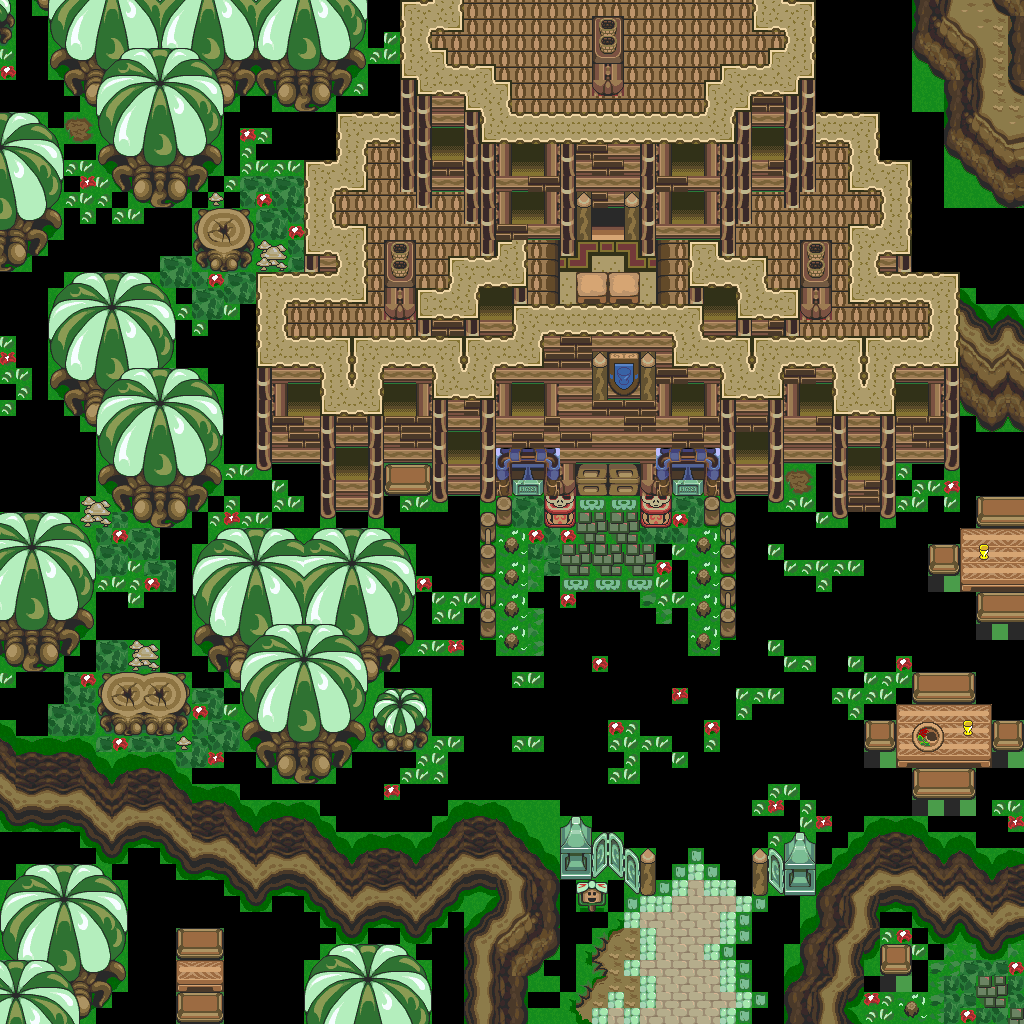

Tiled map render using the project's own tile images. Description and the map definition, with tile-layer contents summarised, below:
An orthogonal 64x64 tile map with 16x16 px tiles, 1 tile layer (base), 1 hidden layer not drawn and 33 objects.

<map version="1.10" tiledversion="1.12.1" orientation="orthogonal" renderorder="right-down" width="64" height="64" tilewidth="16" tileheight="16" infinite="0" nextlayerid="3" nextobjectid="34">
 <tileset firstgid="1" source="../classiciphone_pics4.tsx" />
 <layer id="1" name="base" width="64" height="64">
  <data>[4096 cells, 3040 non-empty, 372 distinct tile ids]</data>
 </layer>
 <layer id="2" name="collision" width="64" height="64" visible="0">
  <properties><property name="collision" value="true" /></properties>
  <data>[4096 cells, 2152 non-empty, 1 distinct tile ids]</data>
 </layer>
 <objectgroup id="3" name="npcs">
  <object id="1" x="672.0" y="192.0" width="16" height="16">
   <properties>
    <property name="gani" value="window.png" />
    <property name="script" type="string">-- Auto-converted from GraalScript
</property>
   </properties>
  </object>
  <object id="2" x="512.0" y="144.0" width="16" height="16">
   <properties>
    <property name="gani" value="window.png" />
    <property name="script" type="string">-- Auto-converted from GraalScript
</property>
   </properties>
  </object>
  <object id="3" x="672.0" y="144.0" width="16" height="16">
   <properties>
    <property name="gani" value="window.png" />
    <property name="script" type="string">-- Auto-converted from GraalScript
</property>
   </properties>
  </object>
  <object id="4" x="512.0" y="192.0" width="16" height="16">
   <properties>
    <property name="gani" value="window.png" />
    <property name="script" type="string">-- Auto-converted from GraalScript
</property>
   </properties>
  </object>
  <object id="5" x="432.0" y="128.0" width="16" height="16">
   <properties>
    <property name="gani" value="window.png" />
    <property name="script" type="string">-- Auto-converted from GraalScript
</property>
   </properties>
  </object>
  <object id="6" x="752.0" y="128.0" width="16" height="16">
   <properties>
    <property name="gani" value="window.png" />
    <property name="script" type="string">-- Auto-converted from GraalScript
</property>
   </properties>
  </object>
  <object id="7" x="448.0" y="432.0" width="16" height="16">
   <properties>
    <property name="gani" value="window.png" />
    <property name="script" type="string">-- Auto-converted from GraalScript
</property>
   </properties>
  </object>
  <object id="8" x="736.0" y="432.0" width="16" height="16">
   <properties>
    <property name="gani" value="window.png" />
    <property name="script" type="string">-- Auto-converted from GraalScript
</property>
   </properties>
  </object>
  <object id="9" x="384.0" y="384.0" width="16" height="16">
   <properties>
    <property name="gani" value="window.png" />
    <property name="script" type="string">-- Auto-converted from GraalScript
</property>
   </properties>
  </object>
  <object id="10" x="336.0" y="448.0" width="16" height="16">
   <properties>
    <property name="gani" value="window.png" />
    <property name="script" type="string">-- Auto-converted from GraalScript
</property>
   </properties>
  </object>
  <object id="11" x="288.0" y="384.0" width="16" height="16">
   <properties>
    <property name="gani" value="window.png" />
    <property name="script" type="string">-- Auto-converted from GraalScript
</property>
   </properties>
  </object>
  <object id="12" x="800.0" y="384.0" width="16" height="16">
   <properties>
    <property name="gani" value="window.png" />
    <property name="script" type="string">-- Auto-converted from GraalScript
</property>
   </properties>
  </object>
  <object id="13" x="848.0" y="448.0" width="16" height="16">
   <properties>
    <property name="gani" value="window.png" />
    <property name="script" type="string">-- Auto-converted from GraalScript
</property>
   </properties>
  </object>
  <object id="14" x="896.0" y="384.0" width="16" height="16">
   <properties>
    <property name="gani" value="window.png" />
    <property name="script" type="string">-- Auto-converted from GraalScript
</property>
   </properties>
  </object>
  <object id="15" x="512.0" y="384.0" width="16" height="16">
   <properties>
    <property name="gani" value="window.png" />
    <property name="script" type="string">-- Auto-converted from GraalScript
</property>
   </properties>
  </object>
  <object id="16" x="672.0" y="384.0" width="16" height="16">
   <properties>
    <property name="gani" value="window.png" />
    <property name="script" type="string">-- Auto-converted from GraalScript
</property>
   </properties>
  </object>
  <object id="17" x="544.0" y="480.0" width="16" height="16">
   <properties>
    <property name="gani" value="pottedplant.png" />
    <property name="script" type="string">-- Auto-converted from GraalScript
</property>
   </properties>
  </object>
  <object id="18" x="640.0" y="480.0" width="16" height="16">
   <properties>
    <property name="gani" value="pottedplant.png" />
    <property name="script" type="string">-- Auto-converted from GraalScript
</property>
   </properties>
  </object>
  <object id="19" x="480.0" y="288.0" width="16" height="16">
   <properties>
    <property name="gani" value="window.png" />
    <property name="script" type="string">-- Auto-converted from GraalScript
</property>
   </properties>
  </object>
  <object id="20" x="704.0" y="288.0" width="16" height="16">
   <properties>
    <property name="gani" value="window.png" />
    <property name="script" type="string">-- Auto-converted from GraalScript
</property>
   </properties>
  </object>
  <object id="21" x="688.0" y="528.0" width="16" height="16">
   <properties>
    <property name="gani" value="classic_bush.png" />
    <property name="script" type="string">-- Auto-converted from GraalScript
-- join("bush");</property>
   </properties>
  </object>
  <object id="22" x="496.0" y="624.0" width="16" height="16">
   <properties>
    <property name="gani" value="classic_bush.png" />
    <property name="script" type="string">-- Auto-converted from GraalScript
-- join("bush");</property>
   </properties>
  </object>
  <object id="23" x="640.0" y="800.0" width="16" height="16">
   <properties>
    <property name="gani" value="townsign.png" />
    <property name="script" type="string">-- Auto-converted from GraalScript
-- if(created){
self.dontblock = true
-- drawoverplayer;
end</property>
   </properties>
  </object>
  <object id="24" x="896.0" y="992.0" width="16" height="16">
   <properties>
    <property name="gani" value="classic_bush.png" />
    <property name="script" type="string">-- Auto-converted from GraalScript
-- join("bush");</property>
   </properties>
  </object>
  <object id="25" x="784.0" y="464.0" width="16" height="16">
   <properties>
    <property name="gani" value="stone.png" />
    <property name="script" type="string">-- Auto-converted from GraalScript
-- join("rock_1");</property>
   </properties>
  </object>
  <object id="26" x="64.0" y="112.0" width="16" height="16">
   <properties>
    <property name="gani" value="stone.png" />
    <property name="script" type="string">-- Auto-converted from GraalScript
-- join("rock_1");</property>
   </properties>
  </object>
  <object id="27" x="496.0" y="592.0" width="16" height="16">
   <properties>
    <property name="gani" value="classic_bush.png" />
    <property name="script" type="string">-- Auto-converted from GraalScript
-- join("bush");</property>
   </properties>
  </object>
  <object id="28" x="496.0" y="560.0" width="16" height="16">
   <properties>
    <property name="gani" value="classic_bush.png" />
    <property name="script" type="string">-- Auto-converted from GraalScript
-- join("bush");</property>
   </properties>
  </object>
  </objectgroup>
</map>
<!-- 5 of 33 objects omitted -->
